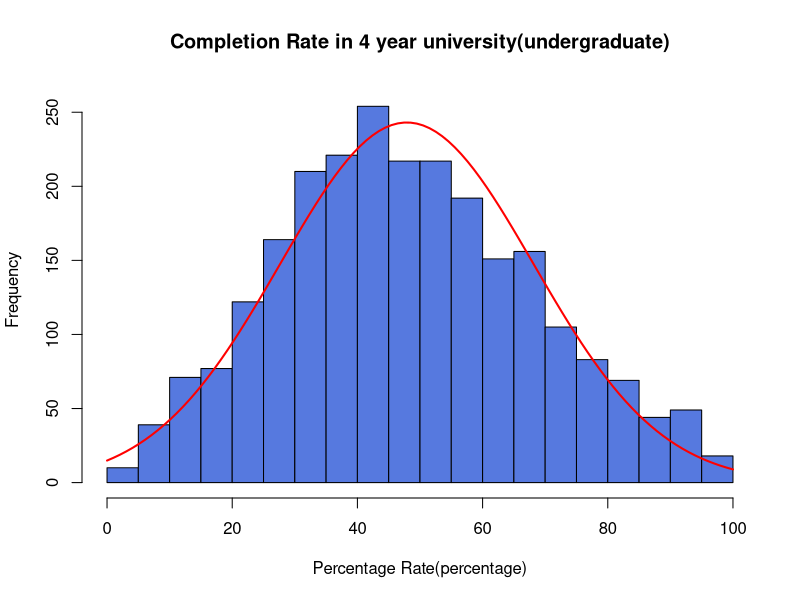
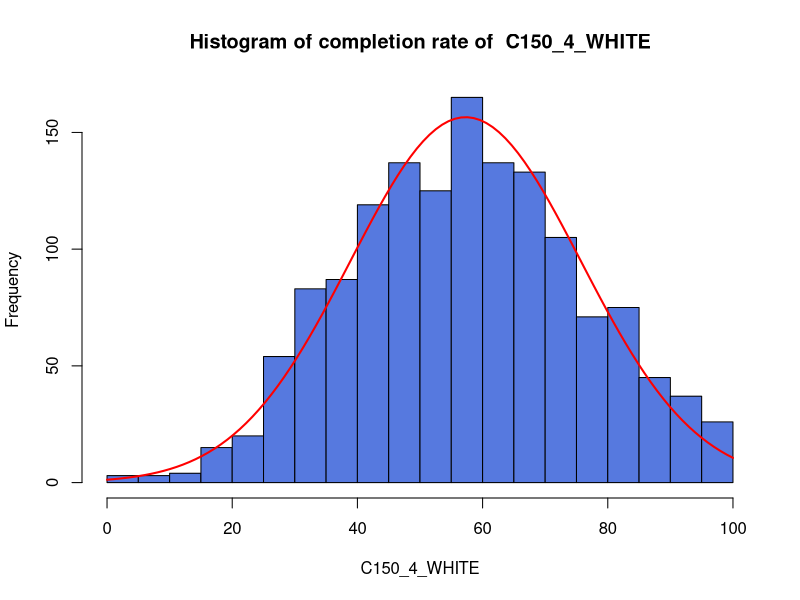
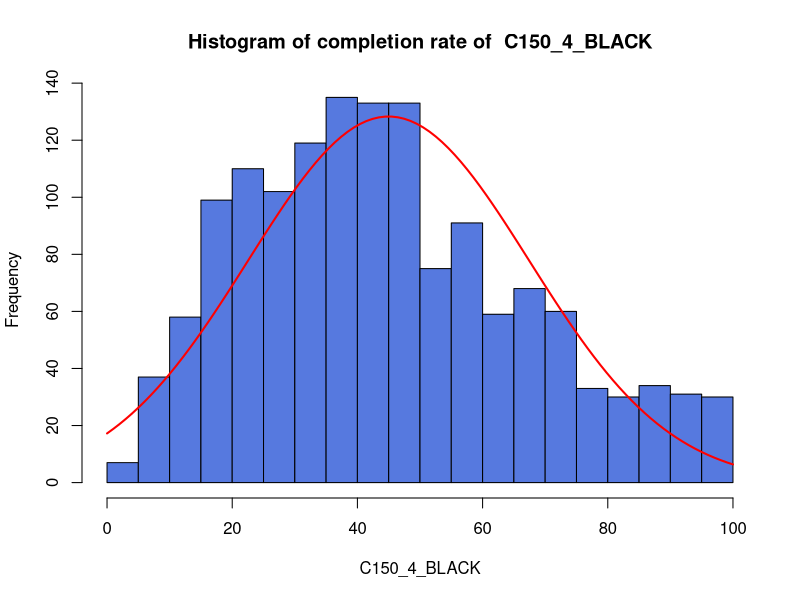
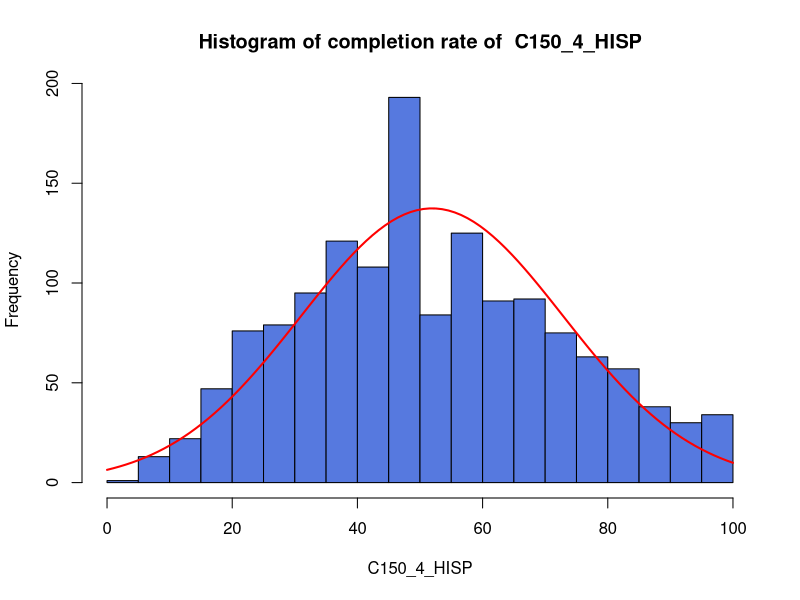
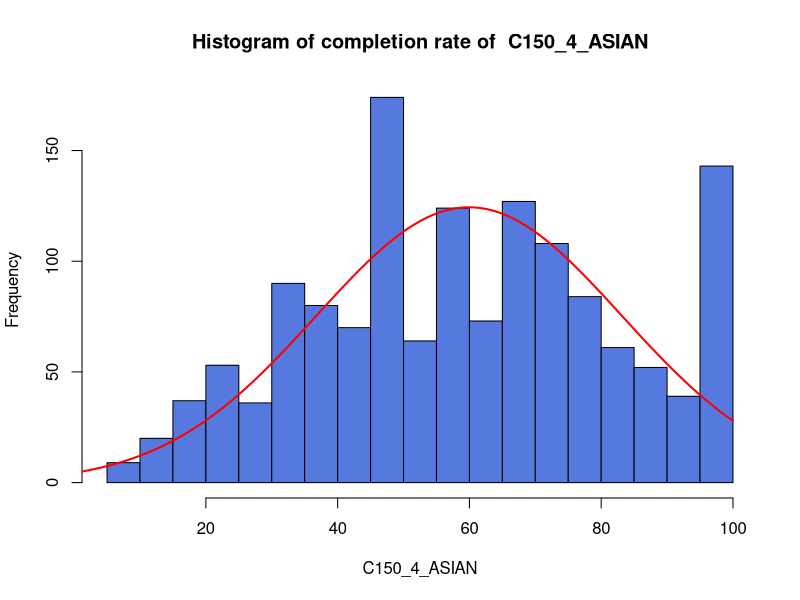
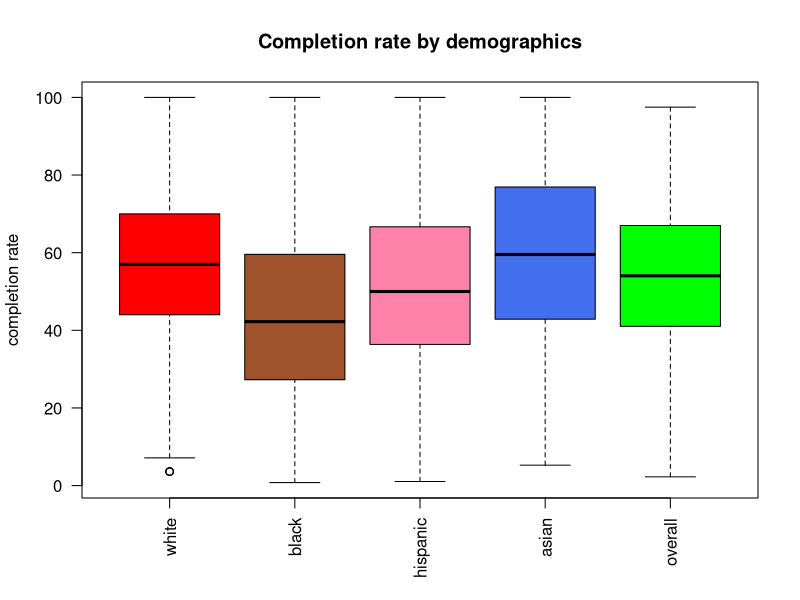
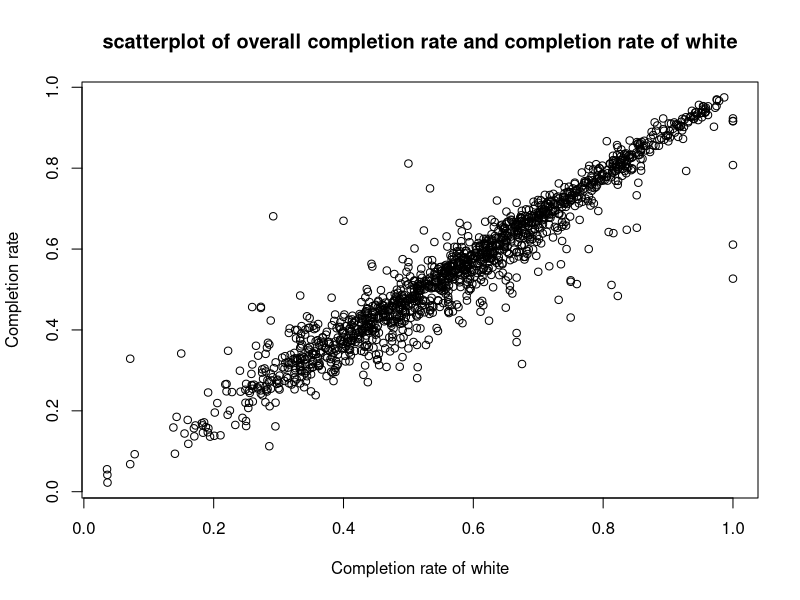
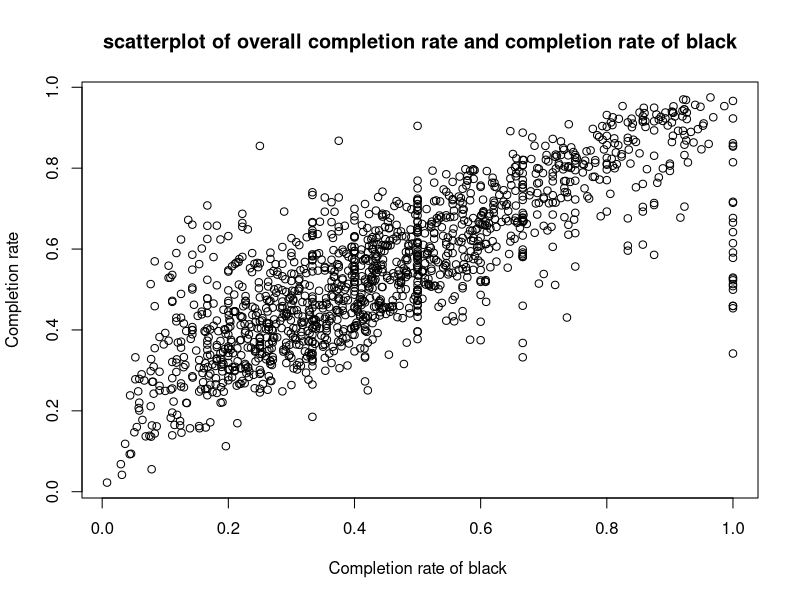

R code for these plots, in order: (Note: this script raises an error after producing the figures.)
library(plyr)
#setwd("C:/Users/vlfgn/Desktop/Clean/stat159_fall2016_project3/code/scripts")
#Loading the raw dataset
#Focus on the 4 year universities(high overall graduation rates)

dat = read.csv("../../data/subset-data.csv", stringsAsFactors = FALSE)

#Subsetting by 4-year school(Variable name: CCUGPROF > 4) stored in dat_4
dat_4=subset(dat, CCUGPROF>4)

#Using POOLED completion rate as our criteria. 
#If there are NA values in POOLED completion rate, not going to use those universities.
#is.na(dat1$C150_4_POOLED)==is.na(dat1$C150_4) used this to check
#list of universities does have C150_4_POOLED
dat_4$INSTNM[which(!is.na(dat_4$C150_4_POOLED))]
length(dat_4$INSTNM[which(!is.na(dat_4$C150_4_POOLED))])#2484
#list of universities where C150_4_POOLED ==0
dat_4$INSTNM[which(dat_4$C150_4_POOLED==0)]
length(dat_4$INSTNM[which(dat_4$C150_4_POOLED==0)])#15


#Data for our graduation rate in 4 year universities undergraduate.(excluding NAs and 0s)
completion_4 = dat_4[which(!is.na(dat_4$C150_4_POOLED)), ]
completion_4 = completion_4[which(completion_4$C150_4_POOLED!=0),]


#histogram for completion rate of 4 year universities.
x = completion_4$C150_4_POOLED * 100

png("../../images/histogram of completion rate.png", width=800, height=600)
h=hist(x, breaks = 20, col = '#5679DF'
       , xlab = "Percentage Rate(percentage)"
       , main = "Completion Rate in 4 year university(undergraduate)"
       , xlim = c(0,100), ylim = c(0,260))
xfit = seq(0,100,length=100) 
yfit1 = dnorm(xfit,mean=mean(x),sd=sd(x)) 
yfit1 = yfit1*diff(h$mids[1:2])*length(x) 
lines(xfit, yfit1, col="red", lwd=2)
dev.off()


###Remeber, we are using dat1 = dat_4#########################################
###Let dat1=dat_4 for frequent use
dat1=dat_4

###################################################################################
############################Complemtion Rate by Demographics#######################
#C150_4_WHITE
##Completion rate for first-time, full-time students at four-year institutions
##(150% of expected time to completion/6 years) for white students
#C150_4_BLACK
##Completion rate for first-time, full-time students at four-year institutions
##(150% of expected time to completion/6 years) for black students
#C150_4_HISP
##Completion rate for first-time, full-time students at four-year institutions
##(150% of expected time to completion/6 years) for Hispanic students
#C150_4_ASIAN
##Completion rate for first-time, full-time students at four-year institutions
##(150% of expected time to completion/6 years) for Asian students

#The number of NAs in each demographic completions rate AMONG 2740 observations.
sum(as.numeric(is.na(dat1$C150_4_WHITE))) #388
sum(as.numeric(is.na(dat1$C150_4_BLACK))) #551
sum(as.numeric(is.na(dat1$C150_4_HISP))) #535
sum(as.numeric(is.na(dat1$C150_4_ASIAN))) #879


#Eexclude NA's and 0's in demographic completions(WHITE,BLACK,HISPANIC,ASIAN)
names_demo = c("C150_4_WHITE","C150_4_BLACK","C150_4_HISP","C150_4_ASIAN")
com_demo = subset(dat1, (!is.na(dat1$C150_4_WHITE)) & (!is.na(dat1$C150_4_BLACK)) &
                    (!is.na(dat1$C150_4_HISP)) & (!is.na(dat1$C150_4_ASIAN)) & (!is.na(dat1$C150_4_POOLED)))
com_demo = com_demo[which(com_demo$C150_4_WHITE!=0),]
com_demo = com_demo[which(com_demo$C150_4_BLACK!=0),]
com_demo = com_demo[which(com_demo$C150_4_HISP!=0),]
com_demo = com_demo[which(com_demo$C150_4_ASIAN!=0),]
com_demo = com_demo[which(com_demo$C150_4_POOLED!=0),]


#Summary Statistics of completion rate by Demographics(WHITE, BLACK, HISP, ASIAN)
sink(file = "../../data/eda-output.txt")
cat("1. Explanatory Analysis of Quantative Varibles\n\n")
cat("A. Summary Statistics Of Completion Rate by demographics\n\n")
for(i in 1:length(names_demo))
{
  cat("summary statistics of", names_demo[i], "\n\n")
  cat(summary(com_demo[,names_demo[i]]), "\n")
  cat("Stadard Deviation. : ", sd(com_demo[,names_demo[i]]),"\n")
  cat("Range. : ", max(com_demo[,names_demo[i]])-min(com_demo[,names_demo[i]])," \n")
  cat("IQR. : ", IQR(com_demo[,names_demo[i]]),"\n")
  cat("\n")
}
cat("\n\n")
sink()

##Histogram of completions rate by Demographics(WHITE, BLACK, HISP, ASIAN)
for(i in 1:length(names_demo))
{
  path1 = paste("../../images/histogram-completion-rate",names_demo[i],".png")
  png(filename = path1, width=800, height=600)
  k1 = com_demo[,names_demo[i]]*100
  k2 = hist(k1,breaks= 20, main = paste("Histogram of completion rate of "
                                        ,names_demo[i]), col = "#5679DF", xlab = names_demo[i])
  xfit = seq(from = 0, to = 100,length=100) 
  yfit = dnorm(xfit,mean=mean(k1),sd=sd(k1)) 
  yfit  =  yfit*diff(k2$mids[1:2])*length(k1) 
  lines(xfit, yfit, col="red", lwd=2)
  dev.off()
}

png(filename = "../../images/boxplot of completion rate by demographic.png", width=800, height=600)
boxplot(com_demo$C150_4_WHITE*100, com_demo$C150_4_BLACK*100
        , com_demo$C150_4_HISP*100, com_demo$C150_4_ASIAN*100, com_demo$C150_4_POOLED*100
        , main = "Completion rate by demographics", ylab = "completion rate"
        , las=2, col = c("red","sienna","palevioletred1","royalblue2", "green")
        , names = c("white", "black", "hispanic", "asian", "overall"))
dev.off()


png(filename = "../../images/scatterplot of overall completion rate and completion rate of white.png", width=800, height=600)
plot(com_demo$C150_4_WHITE, com_demo$C150_4_POOLED
     , main = "scatterplot of overall completion rate and completion rate of white"
     , xlab = "Completion rate of white", ylab = "Completion rate")
dev.off()

png(filename = "../../images/scatterplot of overall completion rate and completion rate of black.png", width=800, height=600)
plot(com_demo$C150_4_BLACK, com_demo$C150_4_POOLED
     , main = "scatterplot of overall completion rate and completion rate of black"
     , xlab = "Completion rate of black ", ylab = "Completion rate")
dev.off()

png(filename = "../../images/scatterplot of overall completion rate and completion rate of hispanic.png", width=800, height=600)
plot(com_demo$C150_4_HISP, com_demo$C150_4_POOLED
     , main = "scatterplot of overall completion rate and completion rate of hispanic"
     , xlab = "Completion rate of hispanic", ylab = "Completion rate")
dev.off()

png(filename = "../../images/scatterplot of overall completion rate and completion rate of asian.png", width=800, height=600)
plot(com_demo$C150_4_ASIAN, com_demo$C150_4_POOLED
     , main = "scatterplot of overall completion rate and completion rate of asian"
     , xlab = "Completion rate of asian", ylab = "Completion rate")
dev.off()


#####################################################################################
###################################Demographic Percentage############################
#The number of NAs in each demographic PERCENTAGE AMONG 2740 observations.
#Since no data is missing, just going to use dat1.
sum(as.numeric(is.na(dat1$UGDS_WHITE))) #0
sum(as.numeric(is.na(dat1$UGDS_BLACK))) #0
sum(as.numeric(is.na(dat1$UGDS_HISP))) #0
sum(as.numeric(is.na(dat1$UGDS_ASIAN))) #0

#Eexclude 0's in demographic percentage(WHITE,BLACK,HISPANIC,ASIAN)
names_demo2 = c("UGDS_WHITE", "UGDS_BLACK", "UGDS_HISP", "UGDS_ASIAN")
com_demo2 = dat1[which(dat1$UGDS_WHITE!=0),]
com_demo2 = com_demo2[which(com_demo2$UGDS_BLACK!=0),]
com_demo2 = com_demo2[which(com_demo2$UGDS_HISP!=0),]
com_demo2 = com_demo2[which(com_demo2$UGDS_ASIAN!=0),]


#Summary Statistics of Each Demographics(WHITE, BLACK, HISP, ASIAN)
sink(file = "../../data/eda-output.txt", append=TRUE)
cat("B. Summary Statistics Of demographic percentage\n\n")
for(i in 1:length(names_demo2))
{
  cat("summary statistics of", names_demo2[i], "\n\n")
  cat(summary(com_demo2[,names_demo2[i]]), "\n")
  cat("Stadard Deviation. : ", sd(com_demo2[,names_demo2[i]]),"\n")
  cat("Range. : ", max(com_demo2[,names_demo2[i]])-min(com_demo2[,names_demo2[i]])," \n")
  cat("IQR. : ", IQR(com_demo2[,names_demo2[i]]),"\n")
  cat("\n")
}
cat("\n\n")
sink()

##Histogram of demographic percentage
for(i in 1:length(names_demo2))
{
  path1 = paste("../../images/histogram-deomgraphic-percentage",names_demo2[i],".png")
  png(filename = path1, width=800, height=600)
  k1 = com_demo2[,names_demo2[i]]*100
  k2 = hist(k1,breaks= 20, main = paste("Histogram of demograhic percentage of "
                                        ,names_demo2[i]), col = "#5679DF", xlab = names_demo2[i])
  xfit = seq(from = 0, to = 100,length=100) 
  yfit = dnorm(xfit,mean=mean(k1),sd=sd(k1)) 
  yfit  =  yfit*diff(k2$mids[1:2])*length(k1) 
  lines(xfit, yfit, col="red", lwd=2)
  dev.off()
}


png(filename = "../../images/boxplot of demographic percentage.png", width=800, height=600)
boxplot(com_demo2$UGDS_WHITE*100, com_demo2$UGDS_BLACK*100
        , com_demo2$UGDS_HISP*100, com_demo2$UGDS_ASIAN*100
        , main = "Demographic percentages", ylab = "demograhic percentage"
        , las=2, col = c("red","sienna","palevioletred1","royalblue2")
        , names = c("white", "black", "hispanic", "asian"))
dev.off()

####################ANOVA analysis of demographic completion rate by demograhic percentage###
#white1 = aov(com_demo2$C150_4_WHITE~com_demo2$UGDS_WHITE)
#black1 = aov(com_demo2$C150_4_BLACK~com_demo2$UGDS_BLACK)
#hisp1 = aov(com_demo2$C150_4_HISP~com_demo2$UGDS_HISP)
#asian1 = aov(com_demo2$C150_4_ASIAN~com_demo2$UGDS_ASIAN)

#summary(white1)
#summary(black1)
#summary(hisp1)
#summary(asian1)
################################################################################################

######################################################################################
###############################Repayment rate on FAFSA################################
#COMPL_RPY_3YR_RT
##3_yr_repayment.completers
#COMPL_RPY_5YR_RT
##5_yr_repayment.completers
#COMPL_RPY_7YR_RT
##7_yr_repayment.completers

#The number of NAs in Repayment rate on year 3,5,7
sum(as.numeric(is.na(dat1$COMPL_RPY_3YR_RT))) #108
sum(as.numeric(is.na(dat1$COMPL_RPY_5YR_RT))) #140
sum(as.numeric(is.na(dat1$COMPL_RPY_7YR_RT))) #164

#Since the column class is character becuase "PrivacySuppressed" in the variables
#Need to convert colums into numeric data.
yr3 = na.omit(as.numeric(dat1$COMPL_RPY_3YR_RT))
yr5 = na.omit(as.numeric(dat1$COMPL_RPY_5YR_RT))
yr7 = na.omit(as.numeric(dat1$COMPL_RPY_7YR_RT))


#Summary Statistics of repayment rate#
sink(file = "../../data/eda-output.txt", append=TRUE)
cat("C. Summary Statistics Of Repayment rate on FAFSA depending in 3,5,7 year\n\n")

cat("summary statistics of Three year repayment rate for completers\n\n")
cat(summary(yr3), "\n")
cat("Stadard Deviation. : ", sd(yr3),"\n")
cat("Range. : ", max(yr3)-min(yr3)," \n")
cat("IQR. : ", IQR(yr3),"\n")
cat("\n")

cat("summary statistics of Five year repayment rate for completers\n\n")
cat(summary(yr5), "\n")
cat("Stadard Deviation. : ", sd(yr5),"\n")
cat("Range. : ", max(yr5)-min(yr5)," \n")
cat("IQR. : ", IQR(yr5),"\n")
cat("\n")

cat("summary statistics of Seven year repayment rate for completers\n\n")
cat(summary(yr7), "\n")
cat("Stadard Deviation. : ", sd(yr7),"\n")
cat("Range. : ", max(yr3)-min(yr7)," \n")
cat("IQR. : ", IQR(yr7),"\n")
cat("\n")

cat("\n\n")
sink()


png(filename = "../../images/histogram of Three year repayment rate for completers.png", width=800, height=600)
hist(yr3*100, col = "#5679DF", breaks = 20, xlab = "repayment percentage",
     main = "Histogram of Three year repayment rate for completers")
dev.off()
png(filename = "../../images/histogram of Five year repayment rate for completers.png", width=800, height=600)
hist(yr5*100, col = "#5679DF", breaks = 20, xlab = "repayment percentage",
     main = "Histogram of Five year repayment rate for completers")
dev.off()
png(filename = "../../images/histogram of Seven year repayment rate for completers.png", width=800, height=600)
hist(yr7*100, col = "#5679DF", breaks = 20, xlab = "repayment percentage",
     main = "Histogram of Seven year repayment rate for completers")
dev.off()



###############################Median earning###################################
##Data exists prior to 2014_2013. Therefore using MERGED2012_13_PP.csv###

#MD_EARN_WNE_P10
##Median earnings of students working and not enrolled 10 years after entry
#MD_EARN_WNE_P6
##Median earnings of students working and not enrolled 6 years after entry
#MD_EARN_WNE_P8
##Median earnings of students working and not enrolled 8 years after entry


#The number of NAs in Median Earning on year after 6,8,10 years
sum(as.numeric(is.na(dat1$MD_EARN_WNE_P6))) #154
sum(as.numeric(is.na(dat1$MD_EARN_WNE_P8))) #154
sum(as.numeric(is.na(dat1$MD_EARN_WNE_P10))) #154

#Since the column class is character becuase "PrivacySuppressed" in the variables
#Need to convert colums into numeric data.
m6 = na.omit(as.numeric(dat1$MD_EARN_WNE_P6))
m8 = na.omit(as.numeric(dat1$MD_EARN_WNE_P8))
m10 = na.omit(as.numeric(dat1$MD_EARN_WNE_P10))

#Summary Statistics of Median Earning after 6,8,10 year#
sink(file = "../../data/eda-output.txt", append=TRUE)
cat("D. Summary Statistics Of Median Earning after 6,8,10 year\n\n")

cat("summary statistics of Median Earning after 6 year\n\n")
cat(summary(m6), "\n")
cat("Stadard Deviation. : ", sd(m6),"\n")
cat("Range. : ", max(m6)-min(m6)," \n")
cat("IQR. : ", IQR(m6),"\n")
cat("\n")

cat("summary statistics of Median Earning after 8 year\n\n")
cat(summary(m8), "\n")
cat("Stadard Deviation. : ", sd(m8),"\n")
cat("Range. : ", max(m8)-min(m8)," \n")
cat("IQR. : ", IQR(m8),"\n")
cat("\n")

cat("summary statistics of Median Earning after 10 year\n\n")
cat(summary(m10), "\n")
cat("Stadard Deviation. : ", sd(m10),"\n")
cat("Range. : ", max(m10)-min(m10)," \n")
cat("IQR. : ", IQR(m10),"\n")
cat("\n")

cat("\n\n")
sink()

png(filename = "../../images/histogram of Median Earning after 6 year(log transfromed).png", width=800, height=600)
md1_log = log(m6)
md1 = hist(md1_log, col = "#5679DF", breaks = 10, main = "Histogram of Median Earning after 6 year"
           , xlab = "Earning(log transformed)", xlim = c(9,12))
md1_xfit = seq(from = 9, to = 12,length=100) 
md1_yfit = dnorm(md1_xfit,mean=mean(md1_log),sd=sd(md1_log)) 
md1_yfit  =  md1_yfit*diff(md1$mids[1:2])*length(md1_log) 
lines(md1_xfit, md1_yfit, col="red", lwd=2)
dev.off()

png(filename = "../../images/histogram of Median Earning after 8 year(log transfromed).png", width=800, height=600)
md2_log = log(m8)
md2 = hist(md2_log, col = "#5679DF", breaks = 10, main = "Histogram of Median Earning after 8 year"
           , xlab = "Earning(log transformed)", xlim = c(9,12))
md2_xfit = seq(from = 9, to = 12,length=100) 
md2_yfit = dnorm(md2_xfit,mean=mean(md2_log),sd=sd(md2_log)) 
md2_yfit  =  md2_yfit*diff(md2$mids[1:2])*length(md2_log) 
lines(md2_xfit, md2_yfit, col="red", lwd=2)
dev.off()

png(filename = "../../images/histogram of Median Earning after 10 year(log transfromed).png", width=800, height=600)
md3_log = log(m10)
md3 = hist(md3_log, col = "#5679DF", breaks = 10, main = "Histogram of Median Earning after 10 year"
           , xlab = "Earning(log transformed)", xlim = c(9,12))
md3_xfit = seq(from = 9, to = 12,length=100) 
md3_yfit = dnorm(md3_xfit,mean=mean(md3_log),sd=sd(md3_log)) 
md3_yfit  =  md3_yfit*diff(md3$mids[1:2])*length(md3_log) 
lines(md3_xfit, md3_yfit, col="red", lwd=2)
dev.off()


#####################Admission rate####################################
#ADM_RATE
##Admission rate

#The number of NAs in Median earning in 6,8,10 years after entry using com_demo to compare the values  
#in terms of completion rate
sum(as.numeric(is.na(com_demo$ADM_RATE))) #233
ad = com_demo[com_demo$ADM_RATE!=0,]
ad = ad[!is.na(re$ADM_RATE), ]

#Summary Statistics of Admission rate#
sink(file = "../../data/eda-output.txt", append=TRUE)
cat("E. Summary Statistics Of Admission rate\n\n")
cat(summary(ad), "\n")
cat("Stadard Deviation. : ", sd(ad),"\n")
cat("Range. : ", max(ad)-min(ad)," \n")
cat("IQR. : ", IQR(ad),"\n")
cat("\n")
cat("\n\n")
sink()

png(filename = "../../images/histogram of admission rate.png", width=800, height=600)
hist(ad$ADM_RATE, col = "#5679DF", breaks = 10, main = "Histogram of Admission rate")
dev.off()

png(filename = "../../images/scatterplot admission rate and completion rate.png", width=800, height=600)
plot((ad$ADM_RATE), (ad$C150_4_POOLED), main = "scatterplot of Admission rate and Completion rate"
     , xlab = "admission rate", ylab="completion rate")
dev.off()


#####################Retention Rate####################################
#RET_FT4
##First-time, full-time student retention rate at four-year institutions
sum(as.numeric(is.na(com_demo$RET_FT4))) #122
re = com_demo[com_demo$RET_FT4!=0,]
re = re[!is.na(re$RET_FT4), ]

#Summary Statistics of Retention Rate#
sink(file = "../../data/eda-output.txt", append=TRUE)
cat("F. Summary Statistics Of Retention rate\n\n")
cat(summary(re$RET_FT4), "\n")
cat("Stadard Deviation. : ", sd(re$RET_FT4),"\n")
cat("Range. : ", max(re$RET_FT4)-min(re$RET_FT4)," \n")
cat("IQR. : ", IQR(re$RET_FT4),"\n")
cat("\n")
cat("\n\n")
sink()

png(filename = "../../images/histogram of retention rate.png", width=800, height=600)
hist(re$RET_FT4, col = "#5679DF", breaks = 10, main = "Histogram of retention rate")
dev.off()

png(filename = "../../images/scatterplot retention rate and completion rate.png", width=800, height=600)
plot((re$RET_FT4), (re$C150_4_POOLED), main = "scatterplot of retention rate and Completion rate"
     , xlab = "retention rate", ylab="completion rate")
dev.off()



#####################total cost of attendance####################################
#NPT4_PRIV
##Average net price for Title IV institutions (private for-profit and nonprofit institutions)
#NPT4_PUB
##Average net price for Title IV institutions (public institutions)
sum(as.numeric(is.na(com_demo$NPT4_PRIV))) #526
sum(as.numeric(is.na(com_demo$NPT4_PUB))) #923

#MERGING TWO data frames and removing NA values and 0's.
cost = com_demo
cost$NPT4_PRIV[is.na(cost$NPT4_PRIV)] =0
cost$NPT4_PUB[is.na(cost$NPT4_PUB)] = 0
cost = cbind(cost,cost = cost$NPT4_PRIV + cost$NPT4_PUB)
cost = cost[cost$cost!=0,]

#Summary Statistics of cost of attendance#
sink(file = "../../data/eda-output.txt", append=TRUE)
cat("G. Summary Statistics Of Cost of attendance rate\n\n")
cat(summary(cost$cost), "\n")
cat("Stadard Deviation. : ", sd(cost$cost),"\n")
cat("Range. : ", max(cost$cost)-min(cost$cost)," \n")
cat("IQR. : ", IQR(cost$cost),"\n")
cat("\n")
cat("\n\n")
sink()

png(filename = "../../images/histogram of cost of attendance.png", width=800, height=600)
hist(cost$cost, col = "#5679DF", breaks = 10
     , main = "Histogram of cost of attendance", xlab = "cost of attendance")
dev.off()

png(filename = "../../images/scatterplot of cost of attendace and completion rate.png", width=800, height=600)
plot((cost$cost), (cost$C150_4_POOLED), main = "scatterplot of cost of attendace rate and Completion rate"
     , xlab = "cost of attendacne", ylab="completion rate")
dev.off()


#####################Median Debt####################################
#DEBT_MDN
##The median original amount of the loan principal upon entering repayment
debt = com_demo
debt$DEBT_MDN = as.numeric(debt$DEBT_MDN)
debt$DEBT_MDN[is.na(debt$DEBT_MDN)] = 0
debt = debt[debt$DEBT_MDN!=0,]

#Summary Statistics of Median Debt#
sink(file = "../../data/eda-output.txt", append=TRUE)
cat("H. Summary Statistics Of Median Debt\n\n")
cat(summary(debt$DEBT_MDN), "\n")
cat("Stadard Deviation. : ", sd(debt$DEBT_MDN),"\n")
cat("Range. : ", max(debt$DEBT_MDN)-min(debt$DEBT_MDN)," \n")
cat("IQR. : ", IQR(debt$DEBT_MDN),"\n")
cat("\n")
cat("\n\n")
sink()

png(filename = "../../images/histogram of Median Debt.png", width=800, height=600)
hist(debt$DEBT_MDN, col = "#5679DF", breaks = 20
     , main = "Histogram of Median Debt", xlab = "Median Debt")
dev.off()

png(filename = "../../images/scatterplot of median debt and completion rate.png", width=800, height=600)
plot((debt$DEBT_MDN), (debt$C150_4_POOLED), main = "scatterplot of median debt and completion rate"
     , xlab = "Median Debt", ylab="completion rate")
dev.off()


#####################Percentage of Pell GRANT####################################
#PCTPELL
##Percentage of undergraduates who receive a Pell Grant
pell = com_demo

#Summary Statistics of Median Debt#
sink(file = "../../data/eda-output.txt", append=TRUE)
cat("I. Summary Statistics Of Pell Grant rate\n\n")
cat(summary(pell$PCTPELL), "\n")
cat("Stadard Deviation. : ", sd(pell$PCTPELL),"\n")
cat("Range. : ", max(pell$PCTPELL)-min(pell$PCTPELL)," \n")
cat("IQR. : ", IQR(pell$PCTPELL),"\n")
cat("\n")
cat("\n\n")
sink()

png(filename = "../../images/histogram of Pell Grant rate.png", width=800, height=600)
hist(pell$PCTPELL, col = "#5679DF", breaks = 20
     , main = "Histogram of Pell Grant rate", xlab = "Pell Grant rate")
dev.off()

png(filename = "../../images/scatterplot of Pell Grant rate and completion rate.png", width=800, height=600)
plot((pell$PCTPELL), (pell$C150_4_POOLED), main = "scatterplot of Pell Grant rate and completion rate"
     , xlab = "Pell Grant rate", ylab="completion rate")
dev.off()


#####################Average Sat score####################################
#SAT_AVG
##Average SAT equivalent score of students admitted
sat = com_demo
sat$SAT_AVG = as.numeric(sat$SAT_AVG)
sat$SAT_AVG[is.na(sat$SAT_AVG)] = 0
sat = sat[sat$SAT_AVG!=0,]

#Summary Statistics of Average Sat score#
sink(file = "../../data/eda-output.txt", append=TRUE)
cat("J. Summary Statistics Of Average Sat score\n\n")
cat(summary(sat$SAT_AVG), "\n")
cat("Stadard Deviation. : ", sd(sat$SAT_AVG),"\n")
cat("Range. : ", max(sat$SAT_AVG)-min(sat$SAT_AVG)," \n")
cat("IQR. : ", IQR(sat$SAT_AVG),"\n")
cat("\n")
cat("\n\n")
sink()

png(filename = "../../images/histogram of Average Sat score.png", width=800, height=600)
hist(sat$SAT_AVG, col = "#5679DF", breaks = 20
     , main = "Histogram of Average Sat score", xlab = "Average Sat score")
dev.off()

png(filename = "../../images/scatterplot of Average Sat score and completion rate.png", width=800, height=600)
plot(sat$SAT_AVG, (sat$C150_4_POOLED), main = "scatterplot of Average Sat score and completion rate"
     , xlab = "Average Sat score", ylab="completion rate")
dev.off()

##############################################################################################
#######################Correlation for completion to other indicators#########################


#Size of school : CCSIZSET
#public/ private(non-profit)/ private(profit) : CONTROL
#Sat scores : SAT_AVG




